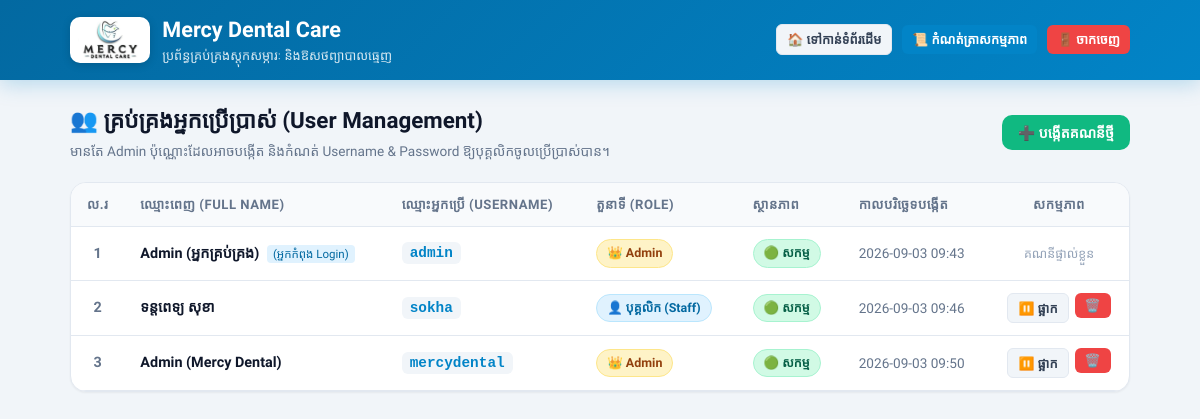
Page /manage-users (signed in) on the earlier database version.
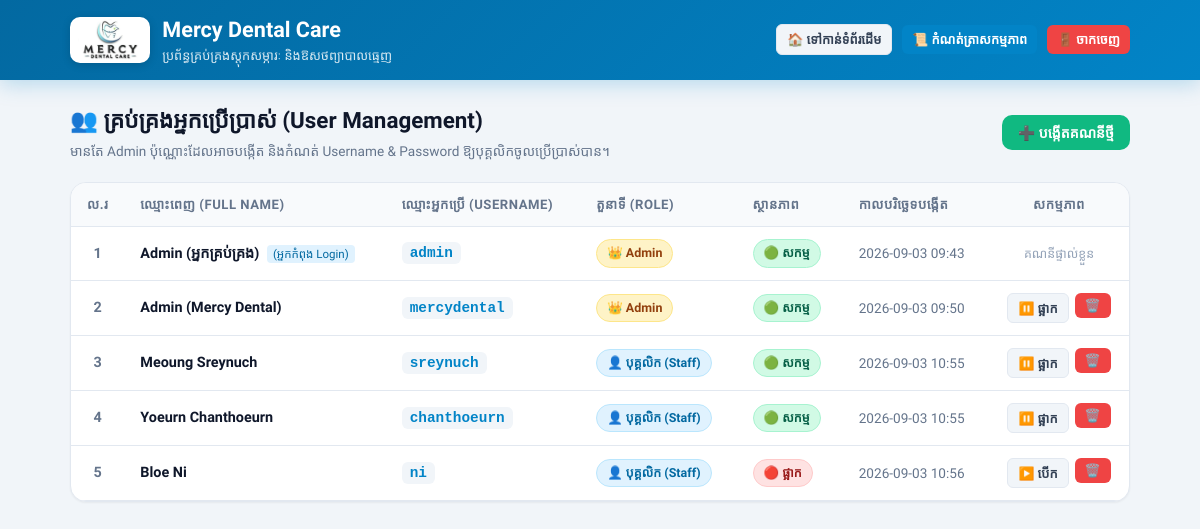
Same page on the later database version.
### tables this page shows
CREATE TABLE users (
        id INTEGER PRIMARY KEY AUTOINCREMENT,
        username TEXT UNIQUE NOT NULL,
        password_hash TEXT NOT NULL,
        full_name TEXT NOT NULL,
        role TEXT NOT NULL DEFAULT 'staff',
        is_active INTEGER NOT NULL DEFAULT 1,
        created_at TIMESTAMP DEFAULT CURRENT_TIMESTAMP
    );

### app.py (the view)
@app.route('/manage-users')
@admin_required
def manage_users():
    conn = get_db_connection()
    users = conn.execute('SELECT * FROM users ORDER BY id ASC').fetchall()
    conn.close()
    return render_template('manage_users.html', users=users)

### app.py (called while the page is built)
def get_db_connection():
    conn = sqlite3.connect(DB_NAME)
    conn.row_factory = sqlite3.Row
    return conn

def admin_required(f):
    @wraps(f)
    def decorated_function(*args, **kwargs):
        if 'user_id' not in session:
            flash('សូមចូលគណនី (Login) ជាមុនសិន! 🔒', 'warning')
            return redirect(url_for('login', next=request.url))
        if session.get('role') != 'admin':
            flash('ទាមទារសិទ្ធិជា Admin ដើម្បីចូលមើល ឬគ្រប់គ្រងផ្នែកនេះ! 🚫', 'danger')
            return redirect(url_for('index'))
        return f(*args, **kwargs)
    return decorated_function

@app.context_processor
def inject_user_info():
    is_admin = (session.get('role') == 'admin')
    return dict(
        current_user={
            'id': session.get('user_id'),
            'username': session.get('username'),
            'full_name': session.get('full_name'),
            'role': session.get('role', 'guest'),
            'is_admin': is_admin
        },
        is_admin=is_admin
    )

### templates/manage_users.html (shortened to what this page needs)
<!DOCTYPE html>
<html lang="km">
<head>
</head>
<body>
    <header class="navbar">
        <div class="container navbar-content">
            <a href="{{ url_for('index') }}" class="brand-section" title="ចុចដើម្បីត្រឡប់ទៅទំព័រដើម">
                <img src="{{ url_for('static', filename='images/mercy_logo.png') }}" alt="Mercy Dental Care Logo"
                    style="height: 46px; width: auto; background: #ffffff; padding: 2px 8px; border-radius: 10px; box-shadow: 0 2px 8px rgba(0,0,0,0.15); object-fit: contain;">
                <div>
                    <h1 class="brand-title">Mercy Dental Care</h1>
                    <p class="brand-subtitle">ប្រព័ន្ធគ្រប់គ្រងស្តុកសម្ភារៈ និងឱសថព្យាបាលធ្មេញ</p>
                </div>
            </a>
            <div class="nav-actions">
                <a href="{{ url_for('index') }}" class="btn btn-secondary btn-sm">
                    🏠 ទៅកាន់ទំព័រដើម
                </a>
                <a href="{{ url_for('audit_logs') }}" class="btn btn-primary btn-sm">
                    📜 កំណត់ត្រាសកម្មភាព
                </a>
                <a href="{{ url_for('logout') }}" class="btn btn-danger btn-sm">
                    🚪 ចាកចេញ
                </a>
            </div>
        </div>
    </header>
    <main class="container">
        <div class="page-header">
            <div>
                <h2 class="page-title">👥 គ្រប់គ្រងអ្នកប្រើប្រាស់ (User Management)</h2>
                <p style="font-size: 0.85rem; color: #64748b; margin-top: 4px;">
                    មានតែ Admin ប៉ុណ្ណោះដែលអាចបង្កើត និងកំណត់ Username & Password ឱ្យបុគ្គលិកចូលប្រើប្រាស់បាន។
                </p>
            </div>
            <button type="button" class="btn btn-success" onclick="openCreateUserModal()">
                ➕ បង្កើតគណនីថ្មី
            </button>
        </div>
        <div class="card">
            <table class="data-table">
                <thead>
                    <tr>
                        <th style="width: 50px; text-align: center;">ល.រ</th>
                        <th>ឈ្មោះពេញ (Full Name)</th>
                        <th>ឈ្មោះអ្នកប្រើ (Username)</th>
                        <th>តួនាទី (Role)</th>
                        <th>ស្ថានភាព</th>
                        <th>កាលបរិច្ឆេទបង្កើត</th>
                        <th style="text-align: center; width: 140px;">សកម្មភាព</th>
                    </tr>
                </thead>
                <tbody>
                    {% if users %}
                    {% for u in users %}
                    <tr>
                        <td style="text-align: center; font-weight: bold; color: #64748b;">{{ loop.index }}</td>
                        <td>
                            <strong>{{ u['full_name'] }}</strong>
                            {% if u['id'] == session.get('user_id') %}
                            <span
                                style="font-size: 0.72rem; background: #e0f2fe; color: #0369a1; padding: 2px 6px; border-radius: 4px; margin-left: 4px;">(អ្នកកំពុង
                                Login)</span>
                            {% endif %}
                        </td>
                        <td>
                            <code
                                style="background: #f1f5f9; padding: 3px 8px; border-radius: 6px; font-weight: 600; color: #0284c7;">{{ u['username'] }}</code>
                        </td>
                        <td>
                            {% if u['role'] == 'admin' %}
                            <span class="badge badge-admin">👑 Admin</span>
                            {% else %}
                            <span class="badge badge-staff">👤 បុគ្គលិក (Staff)</span>
                            {% endif %}
                        </td>
                        <td>
                            {% if u['is_active'] == 1 %}
                            <span class="badge badge-active">🟢 សកម្ម</span>
                            {% else %}
                            <span class="badge badge-inactive">🔴 ផ្អាក</span>
                            {% endif %}
                        </td>
                        <td style="color: #64748b; font-size: 0.85rem;">
                            {{ u['created_at'][:16] if u['created_at'] else '-' }}
                        </td>
                        <td style="text-align: center;">
                            {% if u['id'] != session.get('user_id') %}
                            <div style="display: flex; gap: 6px; justify-content: center;">
                                <form action="{{ url_for('toggle_user_status', user_id=u['id']) }}" method="POST"
                                    style="display:inline;">
                                    <button type="submit" class="btn btn-secondary btn-sm"
                                        title="{{ 'ផ្អាកគណនី' if u['is_active'] == 1 else 'បើកឱ្យប្រើវិញ' }}">
                                        {{ '⏸️ ផ្អាក' if u['is_active'] == 1 else '▶️ បើក' }}
                                    </button>
                                </form>
                                <form action="{{ url_for('delete_user', user_id=u['id']) }}" method="POST"
                                    onsubmit="return confirm('តើអ្នកពិតជាចង់លុបគណនី «{{ u['username'] }}» ({{ u['full_name'] }}) មែនទេ?');"
                                    style="display:inline;">
                                    <button type="submit" class="btn btn-danger btn-sm" title="លុបគណនី">
                                        🗑️
                                    </button>
                                </form>
                            </div>
                            {% else %}
                            <span style="font-size: 0.78rem; color: #94a3b8;">គណនីផ្ទាល់ខ្លួន</span>
                            {% endif %}
                        </td>
                    </tr>
                    {% endfor %}
                    {% else %}
                    <tr>
                        <td colspan="7" style="text-align: center; padding: 40px; color: #64748b;">
                            មិនទាន់មានគណនីបុគ្គលិកត្រូវបានបង្កើតនៅឡើយទេ។
                        </td>
                    </tr>
                    {% endif %}
                </tbody>
            </table>
        </div>
    </main>
</body>
</html>

### templates/manage_users.html (style rules this page uses)
:root { --primary: #0284c7; --primary-hover: #0369a1; --primary-light: #e0f2fe; --secondary: #64748b; --success: #10b981; --success-light: #d1fae5; --warning: #f59e0b; --warning-light: #fef3c7; --danger: #ef4444; --danger-light: #fee2e2; --purple: #7c3aed; --purple-light: #ede9fe; --bg-main: #f1f5f9; --bg-card: #ffffff; --text-main: #0f172a; --text-muted: #64748b; --border-color: #e2e8f0; --shadow-sm: 0 1px 2px 0 rgb(0 0 0 / 0.05); --shadow-md: 0 4px 6px -1px rgb(0 0 0 / 0.1); --shadow-lg: 0 10px 15px -3px rgb(0 0 0 / 0.1); --radius-md: 10px; --radius-lg: 16px; --radius-full: 9999px; }
* { margin: 0; padding: 0; box-sizing: border-box; }
body { font-family: 'Kantumruy Pro', 'Plus Jakarta Sans', -apple-system, BlinkMacSystemFont, sans-serif; background-color: var(--bg-main); color: var(--text-main); line-height: 1.5; min-height: 100vh; padding-bottom: 60px; }
.container { max-width: 1100px; margin: 0 auto; padding: 0 20px; }
.navbar { background: linear-gradient(135deg, #0369a1 0%, #0284c7 100%); color: #ffffff; padding: 14px 0; box-shadow: 0 4px 20px rgba(2, 132, 199, 0.25); position: sticky; top: 0; z-index: 100; }
.navbar-content { display: flex; justify-content: space-between; align-items: center; gap: 16px; flex-wrap: wrap; }
.brand-section { display: flex; align-items: center; gap: 12px; text-decoration: none; color: inherit; }
.brand-title { font-size: 1.35rem; font-weight: 700; }
.brand-subtitle { font-size: 0.8rem; color: rgba(255, 255, 255, 0.85); }
.nav-actions { display: flex; gap: 10px; align-items: center; }
.btn { display: inline-flex; align-items: center; justify-content: center; gap: 8px; padding: 8px 16px; border-radius: var(--radius-md); font-size: 0.88rem; font-weight: 600; font-family: inherit; cursor: pointer; text-decoration: none; border: none; transition: all 0.15s ease; white-space: nowrap; }
.btn-primary { background-color: var(--primary); color: #ffffff; }
.btn-secondary { background-color: #f1f5f9; color: #334155; border: 1px solid var(--border-color); }
.btn-success { background-color: var(--success); color: white; }
.btn-danger { background-color: var(--danger); color: white; }
.btn-sm { padding: 5px 10px; font-size: 0.8rem; border-radius: 6px; }
.page-header { margin: 24px 0 20px 0; display: flex; justify-content: space-between; align-items: center; flex-wrap: wrap; gap: 14px; }
.page-title { font-size: 1.4rem; font-weight: 700; color: var(--text-main); display: flex; align-items: center; gap: 10px; }
.card { background: var(--bg-card); border-radius: var(--radius-lg); border: 1px solid var(--border-color); box-shadow: var(--shadow-sm); overflow: hidden; }
.data-table { width: 100%; border-collapse: collapse; text-align: left; }
.data-table th { background-color: #f8fafc; color: var(--text-muted); font-size: 0.82rem; font-weight: 600; text-transform: uppercase; letter-spacing: 0.04em; padding: 12px 16px; border-bottom: 1px solid var(--border-color); white-space: nowrap; }
.data-table td { padding: 12px 16px; border-bottom: 1px solid var(--border-color); vertical-align: middle; font-size: 0.9rem; }
.badge { display: inline-flex; align-items: center; padding: 4px 10px; border-radius: var(--radius-full); font-size: 0.78rem; font-weight: 600; white-space: nowrap; }
.badge-admin { background-color: #fef3c7; color: #92400e; border: 1px solid #fde68a; }
.badge-staff { background-color: #e0f2fe; color: #0369a1; border: 1px solid #bae6fd; }
.badge-active { background-color: #d1fae5; color: #065f46; border: 1px solid #a7f3d0; }
.badge-inactive { background-color: #fee2e2; color: #991b1b; border: 1px solid #fecaca; }

Differences in the rows shown:
removed users: full_name "ទន្តពេទ្យ សុខា", username "sokha", role "👤 បុគ្គលិក (Staff)", shows "🟢 សកម្ម", created_at "2026-09-03 09:46", is_active "⏸️ ផ្អាក"
added users: full_name "Meoung Sreynuch", username "sreynuch", role "👤 បុគ្គលិក (Staff)", shows "🟢 សកម្ម", created_at "2026-09-03 10:55", is_active "⏸️ ផ្អាក"
added users: full_name "Yoeurn Chanthoeurn", username "chanthoeurn", role "👤 បុគ្គលិក (Staff)", shows "🟢 សកម្ម", created_at "2026-09-03 10:55", is_active "⏸️ ផ្អាក"
added users: full_name "Bloe Ni", username "ni", role "👤 បុគ្គលិក (Staff)", shows "🔴 ផ្អាក", created_at "2026-09-03 10:56", is_active "▶️ បើក"
